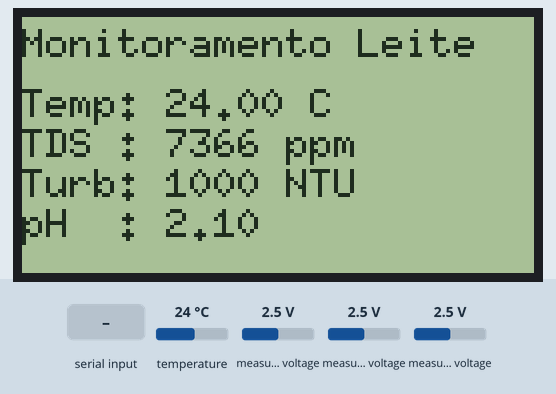
Recording of a sketch running on a simulated ESP32. Shown: 128×64 one-colour display. The inputs (shaded band) are chosen by the test bench; at power-on: temperature 24 °C, measured voltage 2.5 V. What the sketch prints to the serial monitor is not drawn.

Above: at 1.6 s.
1.7 s: "REQ,1\n" received over the second serial link
At 4.5 s:
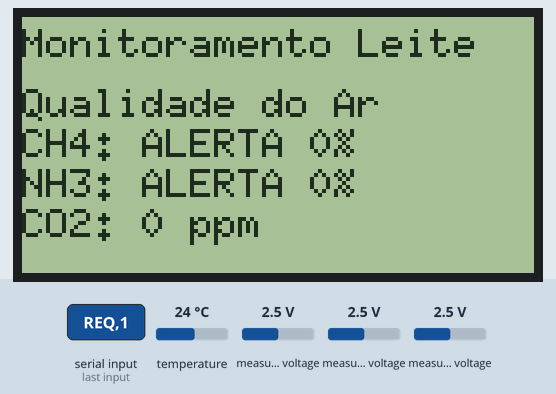
4.8 s: temperature set to 12 °C
At 7.8 s:
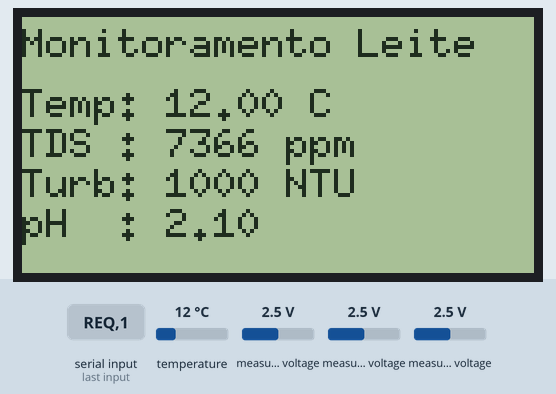
8.1 s: measured voltage (sensor 201) set to 0.1 V
At 8.5 s:
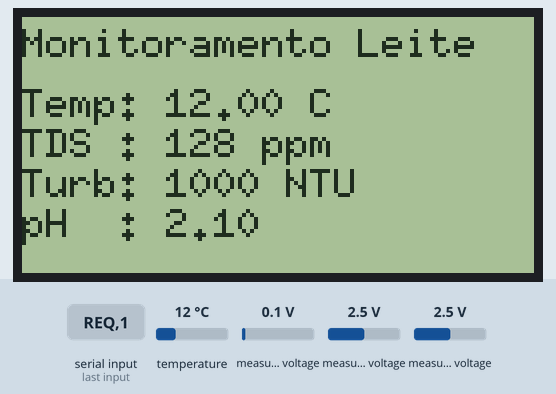
11.4 s: measured voltage (sensor 202) set to 0.1 V
At 13.7 s:
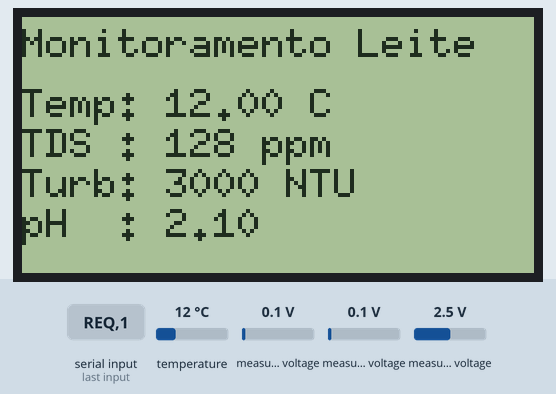
14.7 s: measured voltage (sensor 203) set to 0.1 V
At 15.5 s:
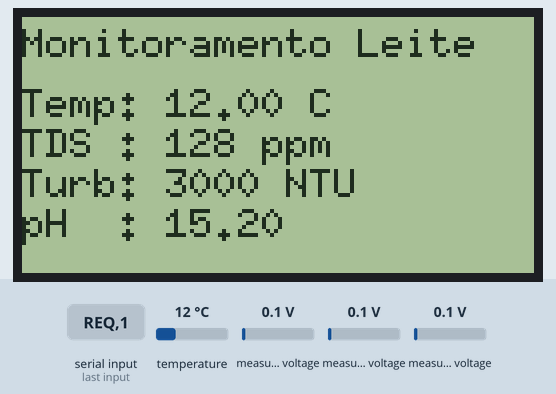
18.0 s: temperature set to 19 °C
Timing chart, 0 to 21.0 s (numbered marks = the images above; inputs shaded):
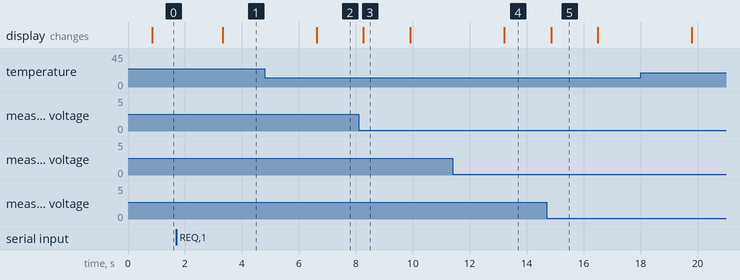

Measured:
- after the input at 1.7 s, the display: changes after 1.6 s (image 1)
- after the input at 4.8 s, the display: changes after 1.8 s (image 2)
- after the input at 8.1 s, the display: changes after 0.17 s (image 3)
- after the input at 11.4 s, the display: changes after 1.8 s (image 4)
- after the input at 14.7 s, the display: changes after 0.15 s (image 5)
- what the display in image 3 shows lasts 1.6 s, from 8.3 s to 9.9 s

The sketch:

parteBaixo2.0.ino
```cpp
// ESP 2 - LCD + Sensores locais SLAVE
// Atualizado para protocolo UART com OK + %

#include <Wire.h>
#include <Adafruit_ADS1X15.h>
#include <OneWire.h>
#include <DallasTemperature.h>
#include <U8g2lib.h>

// LCD ST7920 SPI via Software
U8G2_ST7920_128X64_F_SW_SPI u8g2(U8G2_R0, 18, 4, 5, 26);

// ADS1115
Adafruit_ADS1115 ads;
const float mvPorBit = 0.1875;

// Divisor Resistivo
const float FATOR_DIVISOR = 1.56;

// DS18B20
#define PINO_TEMP 27
OneWire oneWire(PINO_TEMP);
DallasTemperature sensors(&oneWire);

// UART
#define RX2 16
#define TX2 17

String recebido = "";

// ===== Dados recebidos do ESP1 =====
int   rx_ch4_ok  = 1;
float rx_ch4_p   = 0;
int   rx_nh3_ok  = 1;
float rx_nh3_p   = 0;
float rx_co2     = 0;
float rx_tvoc    = 0;
float rx_dist    = 0;

// ===== LCD páginas =====
int pagina = 0;
unsigned long ultimaTroca = 0;
const unsigned long intervaloTroca = 2500;

// ==================================== desenhar lcd
void draw(float temperatura, float tds, float ntu, float ph) {

  u8g2.clearBuffer();
  u8g2.setFont(u8g2_font_6x10_tr);

  u8g2.drawStr(0, 10, "Monitoramento Leite");

  if (pagina == 0) {
    // ---- Dados locais ----
    u8g2.setCursor(0, 25);
    u8g2.printf("Temp: %.2f C", temperatura);

    u8g2.setCursor(0, 35);
    u8g2.printf("TDS : %.0f ppm", tds);

    u8g2.setCursor(0, 45);
    u8g2.printf("Turb: %.0f NTU", ntu);

    u8g2.setCursor(0, 55);
    u8g2.printf("pH  : %.2f", ph);

  } else {
// ---- Dados recebidos do ESP1 ----
    u8g2.drawStr(0, 25, "Qualidade do Ar");

    u8g2.setCursor(0, 35);
    u8g2.printf("CH4: %s %.0f%%", rx_ch4_ok ? "OK" : "ALERTA", rx_ch4_p);

    u8g2.setCursor(0, 45);
    u8g2.printf("NH3: %s %.0f%%", rx_nh3_ok ? "OK" : "ALERTA", rx_nh3_p);

    u8g2.setCursor(0, 55);
    u8g2.printf("CO2: %.0f ppm", rx_co2);
  }

  u8g2.sendBuffer();

  if (millis() - ultimaTroca > intervaloTroca) {
    pagina = (pagina + 1) % 2;
    ultimaTroca = millis();
  }
}


// ====================================
void setup() {
  Serial.begin(115200);
  Serial2.begin(115200, SERIAL_8N1, RX2, TX2);
  //limpando buffer
  while (Serial2.available()) Serial2.read();

  Wire.begin(21, 22);

  ads.begin();
  ads.setGain(GAIN_TWOTHIRDS);

  sensors.begin();
  u8g2.begin();

  Serial.println("ESP2 SLAVE pronto");
}

// ====================================

void printSerial(float temp, float tds, float ntu, float ph) {
  Serial.println("===== ESP2 =====");
  Serial.printf("Temp: %.2f C\n", temp);
  Serial.printf("TDS : %.0f ppm\n", tds);
  Serial.printf("Turb: %.0f NTU\n", ntu);
  Serial.printf("pH  : %.2f\n\n", ph);

  Serial.printf("CH4: %s (%.0f%%)\n", rx_ch4_ok ? "OK" : "ALERTA", rx_ch4_p);
  Serial.printf("NH3: %s (%.0f%%)\n", rx_nh3_ok ? "OK" : "ALERTA", rx_nh3_p);
  Serial.printf("CO2: %.0f ppm\n", rx_co2);
  Serial.printf("TVOC: %.0f ppb\n", rx_tvoc);
  Serial.printf("DIST: %.1f cm\n", rx_dist);
  Serial.println("================\n");
}

void loop() {

  // ===== Temperatura ================================================
  sensors.requestTemperatures();
  float temperatura = sensors.getTempCByIndex(0);
  if (temperatura == DEVICE_DISCONNECTED_C)
    temperatura = 00.09;

  // ===== TDS =======================================================
  int16_t adc_tds = ads.readADC_SingleEnded(1);
  float v_tds = (adc_tds * mvPorBit) / 1000.0 * FATOR_DIVISOR;

  float tds = (133.42 * pow(v_tds, 3)
             - 255.86 * pow(v_tds, 2)
             + 857.39 * v_tds);

  if (tds < 0) tds = 0;

  // ===== Turbidez ==================================================
  int16_t adc_ntu = ads.readADC_SingleEnded(2);
  float v_ntu = (adc_ntu * mvPorBit) / 1000.0 * FATOR_DIVISOR;

  float ntu;
  if (v_ntu < 2.5) ntu = 3000;
  else if (v_ntu > 4.2) ntu = 0;
  else ntu = -1120.4 * pow(v_ntu, 2) + 5742.3 * v_ntu - 4353.8;

  if (ntu < 0) ntu = 0;

  // ===== pH ===========================================================
  int16_t adc_ph = ads.readADC_SingleEnded(3);
  float v_ph = (adc_ph * mvPorBit) / 1000.0 * FATOR_DIVISOR;
  float ph = 7 + ((2.5 - v_ph) * 3.5);

  //AGAURADADO COMANDO DO ESP1============================================
 if (Serial2.available()) {
  recebido = Serial2.readStringUntil('\n');
  recebido.trim();

  // 1) Pedido de dados
  if (recebido == "REQ") {
    String pacote =
      "Temp:" + String(temperatura,2) + "," +
      "TDS:"  + String(tds,1) + "," +
      "NTU:"  + String(ntu,1) + "," +
      "PH:"   + String(ph,2);

      Serial2.println(pacote);
    } else { //recebendo
   // recebido = Serial2.readStringUntil('\n');
      rx_ch4_ok = getValor(recebido, "CH4_OK:");
      rx_ch4_p  = getValor(recebido, "CH4_P:");
      rx_nh3_ok = getValor(recebido, "NH3_OK:");
      rx_nh3_p  = getValor(recebido, "NH3_P:");
      rx_co2    = getValor(recebido, "CO2:");
      rx_tvoc   = getValor(recebido, "TVOC:");
      rx_dist   = getValor(recebido, "DIST:");
    }
  }

  // ===== LCD =====
  draw(temperatura, tds, ntu, ph);
  printSerial(temperatura, tds, ntu, ph);
}

// ====================================
float getValor(String texto, String chave) {
  int i = texto.indexOf(chave);
  if (i == -1) return 0;
  i += chave.length();
  int f = texto.indexOf(",", i);
  if (f == -1) f = texto.length();
  return texto.substring(i, f).toFloat();
}
```
